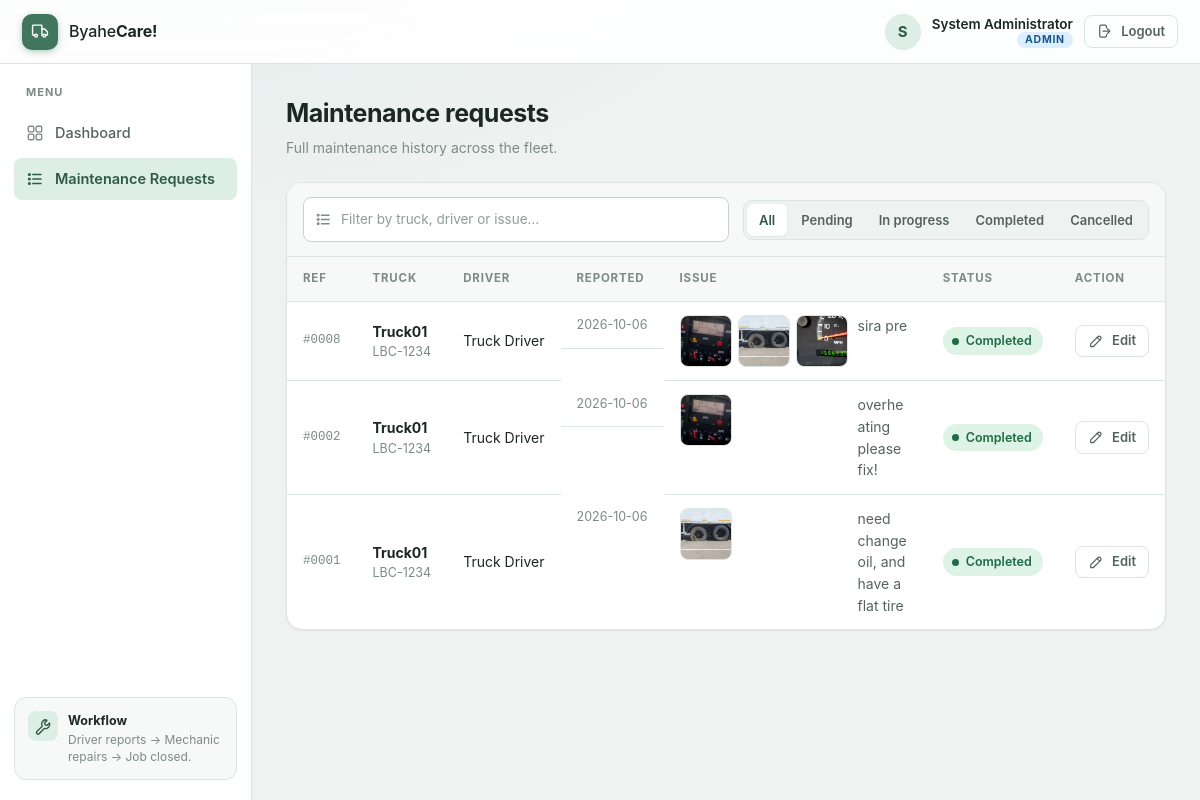
Screenshot of /requests (signed in) with the database file from the repository.
### tables this page shows
CREATE TABLE inspection_requests (
            id INTEGER PRIMARY KEY AUTOINCREMENT,
            truck_id INTEGER NOT NULL,
            driver_id INTEGER NOT NULL,
            date TEXT NOT NULL,
            mileage TEXT,
            issue TEXT NOT NULL,
            photo TEXT,
            status TEXT DEFAULT 'Pending'
        );

CREATE TABLE trucks (
            id INTEGER PRIMARY KEY AUTOINCREMENT,
            truck_number TEXT NOT NULL,
            plate_number TEXT NOT NULL,
            driver_id INTEGER
        );

CREATE TABLE users (
            id INTEGER PRIMARY KEY AUTOINCREMENT,
            username TEXT UNIQUE NOT NULL,
            password TEXT NOT NULL,
            name TEXT NOT NULL,
            role TEXT NOT NULL
        );

CREATE TABLE request_photos (
            id INTEGER PRIMARY KEY AUTOINCREMENT,
            request_id INTEGER NOT NULL,
            filename TEXT NOT NULL,
            position INTEGER NOT NULL DEFAULT 0
        );

### app.py (the view)
@app.route("/requests")
def requests():
    if "user_id" not in session:
        return redirect(url_for("login"))
    conn = get_db()
    if session["role"] == "driver":
        requests = conn.execute("""
            SELECT
                inspection_requests.*,
                trucks.truck_number,
                trucks.plate_number
            FROM inspection_requests
            JOIN trucks
            ON inspection_requests.truck_id = trucks.id
            WHERE inspection_requests.driver_id = ?
            ORDER BY inspection_requests.id DESC
        """, (session["user_id"],)).fetchall()
    else:
        requests = conn.execute("""
            SELECT
                inspection_requests.*,
                trucks.truck_number,
                trucks.plate_number,
                users.name AS driver_name
            FROM inspection_requests
            JOIN trucks
            ON inspection_requests.truck_id = trucks.id
            JOIN users
            ON inspection_requests.driver_id = users.id
            ORDER BY inspection_requests.id DESC
        """).fetchall()
    photos_by_request = {}
    for row in requests:
        photos_by_request[row["id"]] = get_photos(conn, row["id"])
    conn.close()
    return render_template(
        "requests.html",
        requests=requests,
        photos_by_request=photos_by_request
    )

### app.py (called while the page is built)
def get_db():
    conn = sqlite3.connect(DATABASE)
    conn.row_factory = sqlite3.Row
    return conn

def get_photos(conn, request_id):
    rows = conn.execute("""
        SELECT filename FROM request_photos
        WHERE request_id = ?
        ORDER BY position, id
    """, (request_id,)).fetchall()
    return [row["filename"] for row in rows]

### templates/requests.html (shortened to what this page needs)
{% extends "base.html" %}
{% set is_driver = session['role'] == 'driver' %}
{% set is_mechanic = session['role'] == 'mechanic' %}
{% set is_admin = session['role'] == 'admin' %}
{% set col_count = 6 if is_driver else 7 %}
{% block page_title %}{{ 'My requests' if is_driver else 'Maintenance requests' }}{% endblock %}
{% block page_subtitle %}
    {% if is_driver %}
        Every inspection request you've submitted, newest first.
    {% elif is_mechanic %}
        Review, accept, and close out inspection requests.
    {% else %}
        Full maintenance history across the fleet.
    {% endif %}
{% endblock %}
{% block content %}
{% if requests %}
<div class="table-card">
    <div class="table-toolbar">
        <div class="table-toolbar__search">
            <input type="search" placeholder="Filter by truck, driver or issue…"
                   aria-label="Filter requests" data-table-filter>
        </div>
        <div class="segmented" role="group" aria-label="Filter by status">
            <button type="button" class="is-active" data-status-filter="all">All</button>
            <button type="button" data-status-filter="pending">Pending</button>
            <button type="button" data-status-filter="in maintenance">In progress</button>
            <button type="button" data-status-filter="completed">Completed</button>
            <button type="button" data-status-filter="cancelled">Cancelled</button>
        </div>
    </div>
    <div class="table-scroll">
        <table class="table--stack">
            <thead>
                <tr>
                    <th scope="col">Ref</th>
                    <th scope="col">Truck</th>
                    {% if not is_driver %}<th scope="col">Driver</th>{% endif %}
                    <th scope="col">Reported</th>
                    <th scope="col">Issue</th>
                    <th scope="col">Status</th>
                    <th scope="col">Action</th>
                </tr>
            </thead>
            <tbody>
                {% for item in requests %}
                <tr id="request-{{ item['id'] }}" data-status="{{ item['status']|lower }}"
                    data-search="{{ item['truck_number'] }} {{ item['plate_number'] }}
                        {{ item['driver_name'] if not is_driver }} {{ item['issue'] }}">
                    <td class="cell-id" data-label="Ref">#{{ '%04d'|format(item['id']) }}</td>
                    <td class="cell-truck" data-label="Truck">
                        <strong>{{ item['truck_number'] }}</strong>
                        <span>{{ item['plate_number'] }}</span>
                    </td>
                    {% if not is_driver %}
                        <td class="cell-driver" data-label="Driver">{{ item['driver_name'] }}</td>
                    {% endif %}
                    <td class="cell-date" data-label="Reported">{{ item['date'] }}</td>
                    <td class="cell-issue" data-label="Issue">
                        <div class="issue-wrap">
                            {% set row_photos = photos_by_request.get(item['id'], []) %}
                            {% if row_photos %}
                                <div class="thumb-grid">
                                    {% for photo in row_photos %}
                                        <img class="thumb"
                                             src="{{ url_for('static', filename='uploads/' + photo) }}"
                                             alt="Photo {{ loop.index }} for request #{{ item['id'] }}"
                                             loading="lazy">
                                    {% endfor %}
                                </div>
                            {% endif %}
                            <span class="cell-issue__text {{ 'is-empty' if not item['issue'] }}">
                                {{ item['issue'] if item['issue'] else 'No description provided' }}
                            </span>
                        </div>
                    </td>
                    <td data-label="Status">
                        <span class="status status--{{ item['status']|lower|replace(' ', '-') }}">
                            {{ item['status'] }}
                        </span>
                    </td>
                    <td data-label="Action">
                        <div class="row-actions">
                            {% if is_admin %}
                                <a class="btn btn--sm btn--ghost"
                                   href="{{ url_for('edit_request', request_id=item['id']) }}">
                                    <svg class="icon" aria-hidden="true"><use href="#i-pencil"></use></svg>
                                    Edit
                                </a>
                            {% endif %}
                        </div>
                    </td>
                </tr>
                {% endfor %}
            </tbody>
        </table>
    </div>
</div>
{% endif %}
{% endblock %}

### rows the page displays
inspection_requests: id "0008", truck_number "Truck01", plate_number "LBC-1234", driver_name "Truck Driver", date "2026-10-06", issue "sira pre", status "Completed"
request_photos: filename (picture)
request_photos: filename (picture)
request_photos: filename (picture)
inspection_requests: id "0002", truck_number "Truck01", plate_number "LBC-1234", driver_name "Truck Driver", date "2026-10-06", issue "overheating please fix!", status "Completed"
request_photos: filename (picture)
inspection_requests: id "0001", truck_number "Truck01", plate_number "LBC-1234", driver_name "Truck Driver", date "2026-10-06", issue "need change oil, and have a flat tire", status "Completed"
request_photos: filename (picture)

### other values shown
{{ session['name'][0]|upper }} "S"
{{ session['name'] }} "System Administrator"
{{ session['role'] }} "ADMIN"
{{ label }} "Dashboard Maintenance Requests"
{{ 'My requests' if is_driver else 'Maintenance requests' }} "Maintenance requests"
